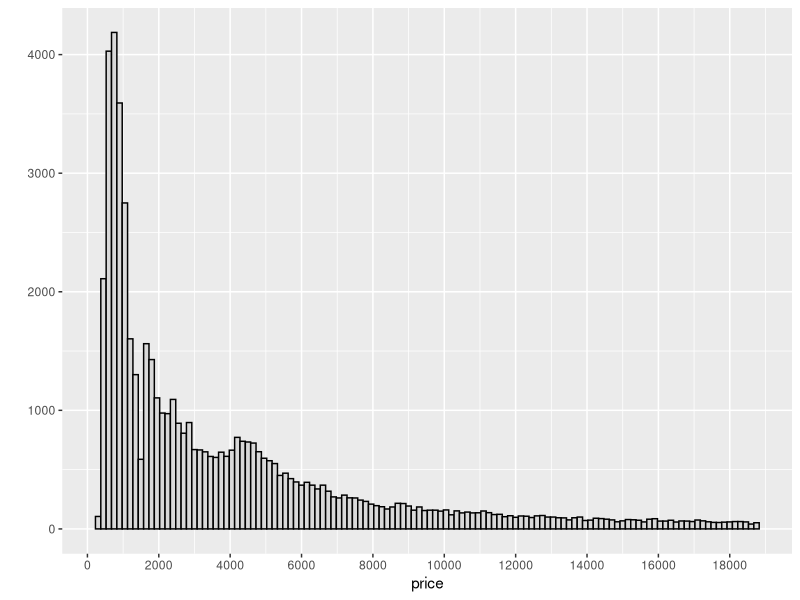
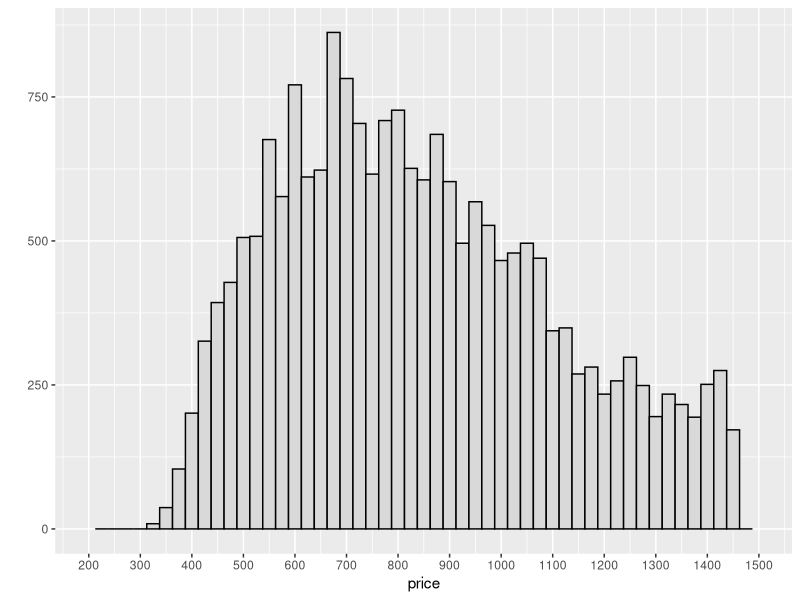
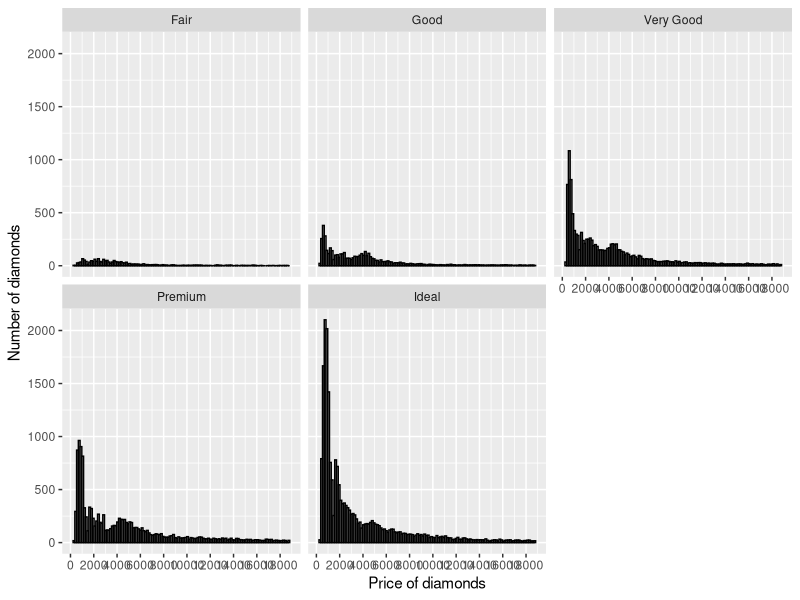
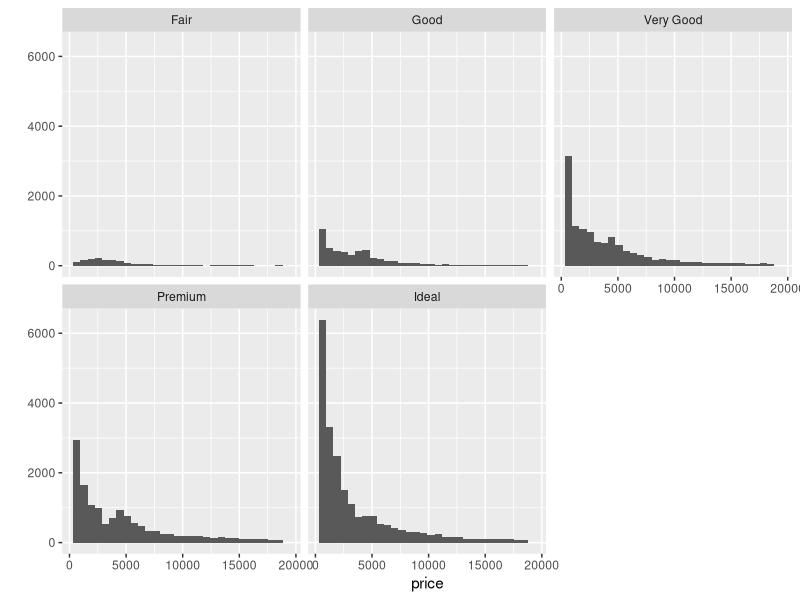
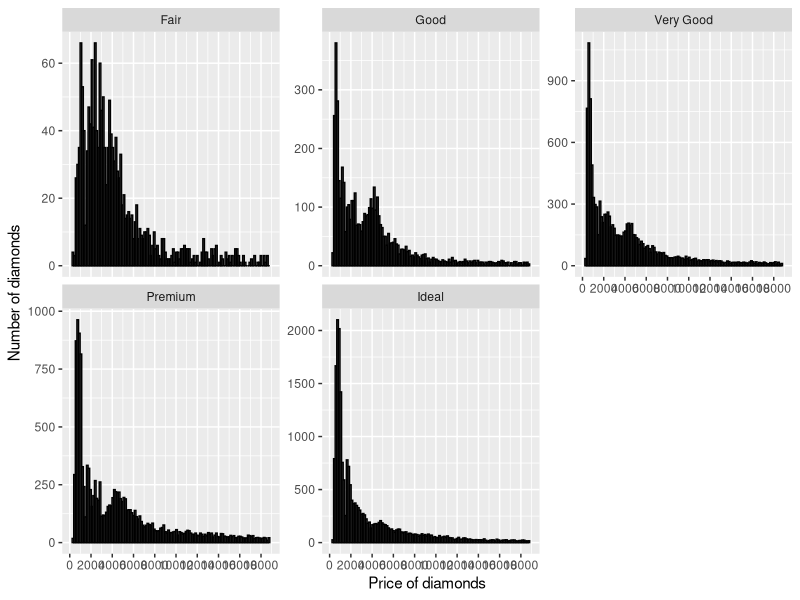
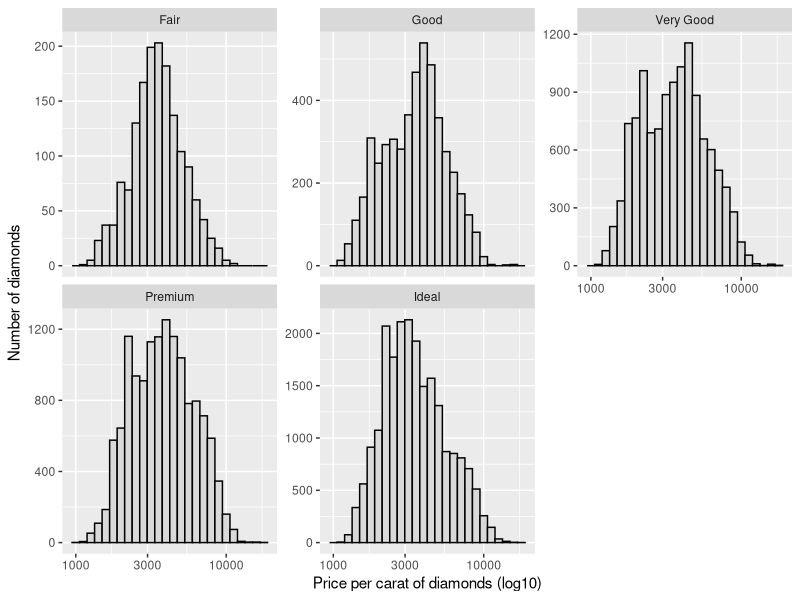
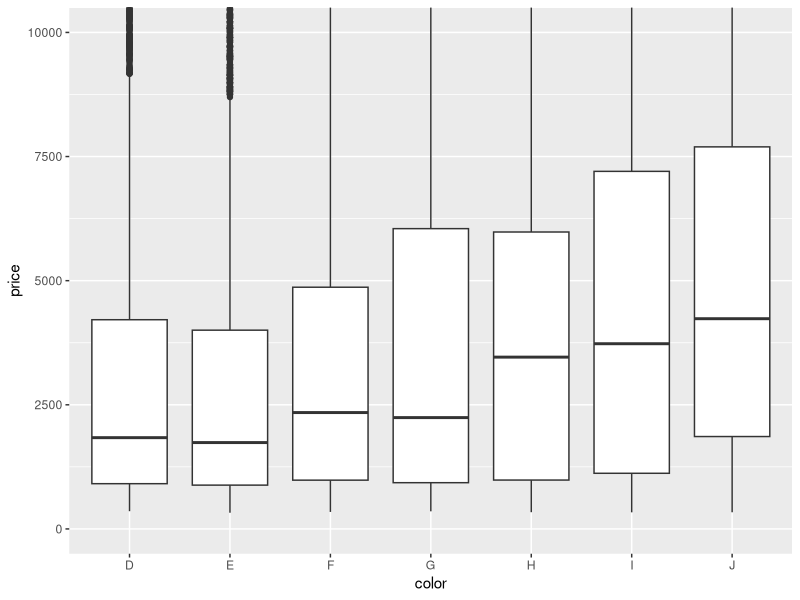
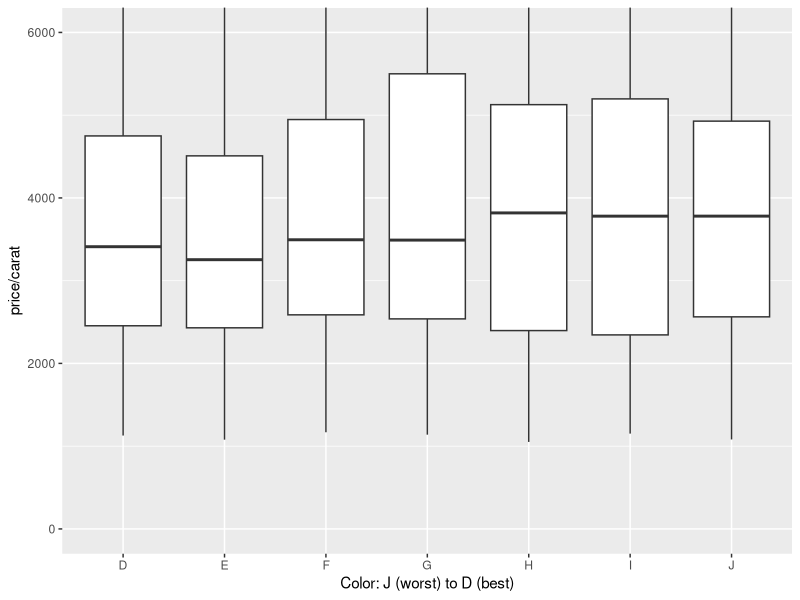

The R script that drew these images, in order:
## ---- chunk 1
setwd("~/Google Drive/Udacity/Data_Analysis_with_R/")
library(ggplot2)
## ---- chunk 2
data(diamonds)
## ---- chunk 3
dim(diamonds)
## ---- chunk 4
dim(diamonds)
names(diamonds)
## ---- chunk 5
str(diamonds)
## ---- chunk 6
levels(diamonds$color)
## ---- chunk 7
qplot(x = price, data = diamonds, binwidth = 150, 
      color = I('black'), fill = I('#D9D9D9')) +
  scale_x_continuous(breaks = seq(0, 20000, 2000))
## ---- chunk 8
summary(diamonds)
## ---- chunk 9
dim(subset(diamonds, diamonds$price < 500))
## ---- chunk 10
dim(subset(diamonds, diamonds$price < 250))
## ---- chunk 11
dim(subset(diamonds, diamonds$price >= 15000))
## ---- chunk 12
qplot(x = price, data = diamonds, binwidth = 25, 
      color = I('black'), fill = I('#D9D9D9')) +
  scale_x_continuous(limits = c(200, 1500),
                     breaks = seq(0, 1500, 100))
## ---- chunk 13
qplot(x = price, data = diamonds, binwidth = 150,
      xlab = 'Price of diamonds',
      ylab = 'Number of diamonds',
      color = I('black'), fill = I('#D9D9D9')) +
  scale_x_continuous(breaks = seq(0, 20000, 2000)) +
  facet_wrap(~cut)
## ---- chunk 14
by(diamonds$price, diamonds$cut, max)
## ---- chunk 15
by(diamonds$price, diamonds$cut, min)
## ---- chunk 16
by(diamonds$price, diamonds$cut, summary)
## ---- chunk 17
qplot(x = price, data = diamonds) + facet_wrap(~cut)
## ---- chunk 18
qplot(x = price, data = diamonds, binwidth = 150,
      xlab = 'Price of diamonds',
      ylab = 'Number of diamonds',
      color = I('black'), fill = I('#D9D9D9')) +
  scale_x_continuous(breaks = seq(0, 20000, 2000)) + 
  facet_wrap(~cut, scales = "free_y")
## ---- chunk 19
qplot(x = price/carat, 
      data = diamonds,
      binwidth = 0.05,
      xlab = 'Price per carat of diamonds (log10)',
      ylab = 'Number of diamonds',
      color = I('black'), fill = I('#D9D9D9')) + 
  scale_x_log10() + 
  facet_wrap(~cut, scales = "free_y")
## ---- chunk 20
by(diamonds$price, diamonds$color, summary)
qplot(x = color, y = price, 
      data = diamonds, 
      geom = 'boxplot') +
  coord_cartesian(ylim = c(0, 10000))
## ---- chunk 21
summary(subset(diamonds, color == "D")$price)
## ---- chunk 22
summary(subset(diamonds, color == "J")$price)
## ---- chunk 23
4214 - 911
## ---- chunk 24
7695 - 1860
## ---- chunk 25
qplot(x = color, y = price/carat, 
      data = diamonds,
      xlab = "Color: J (worst) to D (best)",
      geom = 'boxplot') +
  coord_cartesian(ylim = c(0, 6000))
## ---- chunk 26
qplot(x = carat,
      data = diamonds, 
      binwidth = 0.01, geom = 'freqpoly') +
  scale_x_continuous(breaks = seq(0, 5, 0.1))
## ---- chunk 27
library("tidyr")
library("dplyr")
bmi <- read.csv("BMImale.csv", sep = ";",check.names=FALSE)
bmiT <- gather(bmi, "Year", "bmi", 2:30)
## ---- chunk 28
qplot(x = Year, y = bmi, 
      data = bmiT,
      xlab = 'Body Mass Index',
      ylab = 'Number Young Men',
      geom = 'boxplot') +
  theme(axis.text.x = element_text(angle = 60, hjust = 1), legend.position="none")
## ---- chunk 29
qplot(x = bmi,
      data = bmiT, 
      binwidth = 0.1,
      xlab = 'Body Mass Index',
      ylab = 'Number Young Men',
      color = I('black'), fill = I('#D9D9D9')) +
  scale_x_continuous(breaks = seq(18, 34, 1)) + 
  facet_wrap(~Year, scales = "free_y")
## ---- chunk 30
qplot(x = bmi,
      data = bmiT, 
      binwidth = 0.1, geom = 'freqpoly')
## ---- chunk 31
qplot(x = bmi,
      data = bmiT, 
      binwidth = 0.5, geom = 'freqpoly', color = Country)
## ---- chunk 32
qplot(x = bmi,
      data = bmiT, 
      binwidth = 0.1, geom = 'freqpoly') + 
  facet_wrap(~Year, scales = "free_y")
## ---- chunk 33
by(bmiT$bmi, bmiT$Year, summary)
## ---- chunk 34
by(bmiT$bmi, bmiT$Country, summary)
## ---- chunk 35
qplot(x = Year, y = bmi, 
      data = bmiT, group = Country, color=Country,
      ylab = "Body Mass Index",
      geom = 'line') + 
  scale_x_discrete(breaks = seq(1990,2000,5)) +
  facet_wrap(~Country) + 
  theme(axis.text.x = element_text(angle = 60, hjust = 1), legend.position="none")
## ---- chunk 36
qplot(x = Year, y = bmi, 
      data = bmiT, group = Country, color=Country,
      ylab = "Body Mass Index",
      geom = 'line') + 
  scale_x_discrete(breaks = seq(1990,2000,5)) +
  facet_wrap(~Country, scales = "free_y") + 
  theme(axis.text.x = element_text(angle = 60, hjust = 1), legend.position="none")
## ---- chunk 37
qplot(x = Year, y = bmi, 
      data = bmiT, group = Country, color=Country,
      ylab = "Body Mass Index",
      geom = 'line') + 
  scale_x_discrete(breaks = seq(1990,2000,5)) +
  theme(axis.text.x = element_text(angle = 60, hjust = 1), legend.position="none")
## ---- chunk 38
fbf <- read.csv("FBbirth.csv", sep = ",")
fbf <- fbf[1:2]
fbf$Date <- strptime(fbf$Start, "%m/%d")
fbf$Month <- strftime(fbf$Date, "%m")
fbf$Day <- strftime(fbf$Date, "%d")
fbf <- na.omit(fbf)
## ---- chunk 39
qplot(x = Month, data = fbf)
by(fbf,fbf$Month,nrow)
